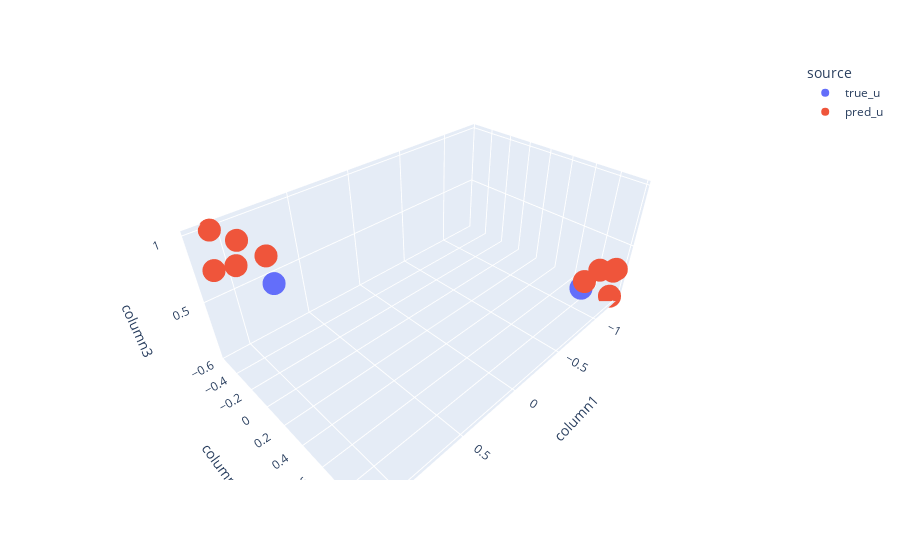

Here is the notebook cell this chart was saved with:
### Code cell
plot3d_u(normal_dataset.U, 
         (learner_5.us_groups @ learner_5.softmax(learner_5.unconstrained_weights)).detach().numpy())

### Figure 1 — Plotly figure (JSON) as saved in the notebook; plotly's stock layout.template omitted (floating-point values rounded to 4 significant figures)
{"data": [{"hovertemplate": "source=true_u<br>column1=%{x}<br>column2=%{y}<br>column3=%{z}<extra></extra>", "legendgroup": "true_u", "marker": {"color": "#636efa", "symbol": "circle"}, "mode": "markers", "name": "true_u", "scene": "scene", "showlegend": true, "type": "scatter3d", "x": [-1.087, -1.087, -1.087, 0.7925, 0.7925, 0.7925, -1.087, 0.7925, 0.7925, -1.087], "y": [0.8092, 0.8092, 0.8092, -0.4519, -0.4519, -0.4519, 0.8092, -0.4519, -0.4519, 0.8092], "z": [0.1438, 0.1438, 0.1438, 0.5162, 0.5162, 0.5162, 0.1438, 0.5162, 0.5162, 0.1438]}, {"hovertemplate": "source=pred_u<br>column1=%{x}<br>column2=%{y}<br>column3=%{z}<extra></extra>", "legendgroup": "pred_u", "marker": {"color": "#EF553B", "symbol": "circle"}, "mode": "markers", "name": "pred_u", "scene": "scene", "showlegend": true, "type": "scatter3d", "x": [-1.274, -1.296, -1.243, 1.063, 1.022, 1.131, -1.243, 0.9638, 0.8524, -1.044], "y": [0.9713, 0.9626, 0.859, -0.5572, -0.4027, -0.4768, 0.9632, -0.4446, -0.3372, 0.8456], "z": [0.3125, 0.03379, 0.2641, 1.001, 0.7989, 0.78, 0.307, 0.9354, 0.821, 0.2505]}], "layout": {"legend": {"title": {"text": "source"}, "tracegroupgap": 0}, "margin": {"t": 60}, "scene": {"domain": {"x": [0, 1], "y": [0, 1]}, "xaxis": {"title": {"text": "column1"}}, "yaxis": {"title": {"text": "column2"}}, "zaxis": {"title": {"text": "column3"}}}}}
